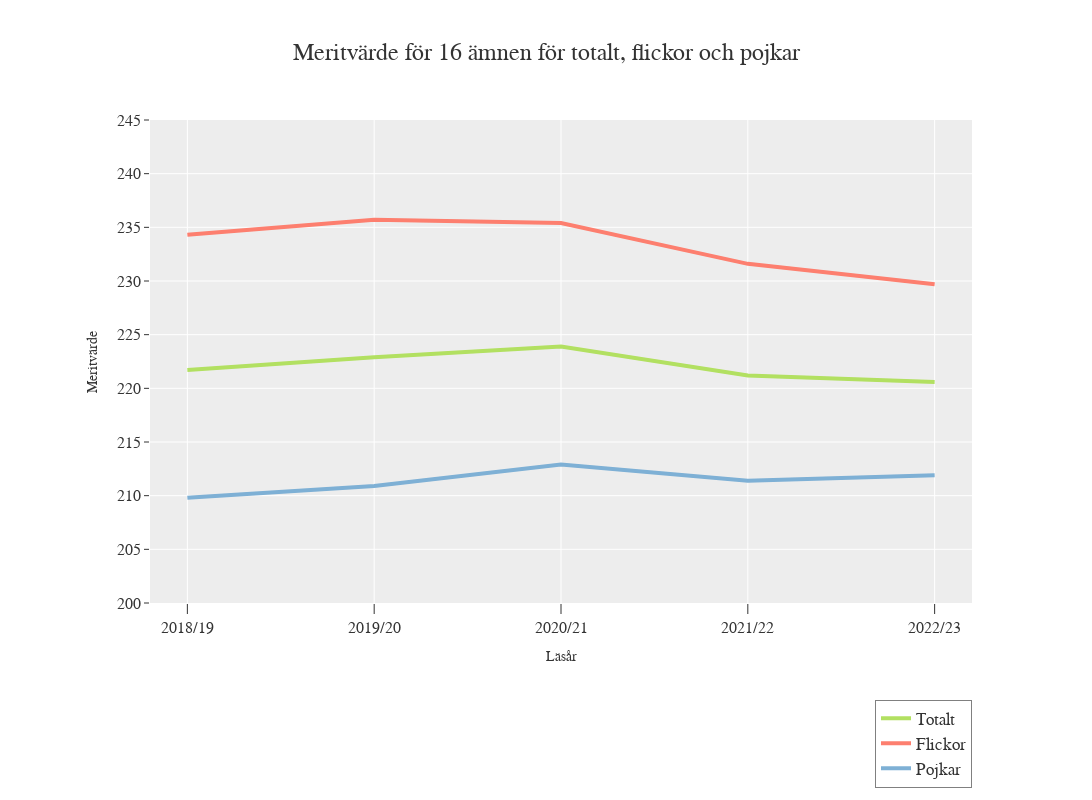

The cell this chart's notebook holds for it:
### Code cell
fig = px.line(df, x=df.index, y=df.columns, title="Meritvärde för 16 ämnen för totalt, flickor och pojkar",
              color_discrete_sequence=custom_colors,
              labels={'index': 'Läsår', 'value': 'Meritvärde', 'variable': 'Kön'})

fig.update_layout(template='ggplot2', font=dict(family='Arial', size=17),
                  xaxis_title="Läsår", yaxis_title="Meritvärde",
                  legend=dict(orientation='v', yanchor='top', y=-0.2, xanchor='right', x=1,
                              traceorder='normal', bordercolor='gray', borderwidth=1, title=None),
                  title=dict(x=0.5),
                  xaxis=dict(ticklen=10, tickfont=dict(size=16)),
                  xaxis_title_font=dict(size=14),
                  yaxis_title_font=dict(size=14),
                   yaxis=dict(range=[200, 245], tickfont=dict(size=16)),
                  margin=dict(l=150, r=120, t=120, b=120),
                  height=800,
                  width=1500)  # Adjust the width of the figure)

fig.update_traces(line=dict(width=4, smoothing=1))

fig.update_xaxes(range=[-0.2,4.2])

fig.show()

### Figure 1 — Plotly figure (JSON) as saved in the notebook; plotly's stock layout.template omitted (floating-point values rounded to 4 significant figures)
{"data": [{"hovertemplate": "Kön=Totalt<br>Unnamed: 0=%{x}<br>Meritvärde=%{y}<extra></extra>", "legendgroup": "Totalt", "line": {"color": "#b2e061", "dash": "solid", "smoothing": 1, "width": 4}, "marker": {"symbol": "circle"}, "mode": "lines", "name": "Totalt", "orientation": "v", "showlegend": true, "type": "scatter", "x": ["2018/19", "2019/20", "2020/21", "2021/22", "2022/23"], "xaxis": "x", "y": [221.7, 222.9, 223.9, 221.2, 220.6], "yaxis": "y"}, {"hovertemplate": "Kön=Flickor<br>Unnamed: 0=%{x}<br>Meritvärde=%{y}<extra></extra>", "legendgroup": "Flickor", "line": {"color": "#fd7f6f", "dash": "solid", "smoothing": 1, "width": 4}, "marker": {"symbol": "circle"}, "mode": "lines", "name": "Flickor", "orientation": "v", "showlegend": true, "type": "scatter", "x": ["2018/19", "2019/20", "2020/21", "2021/22", "2022/23"], "xaxis": "x", "y": [234.3, 235.7, 235.4, 231.6, 229.7], "yaxis": "y"}, {"hovertemplate": "Kön=Pojkar<br>Unnamed: 0=%{x}<br>Meritvärde=%{y}<extra></extra>", "legendgroup": "Pojkar", "line": {"color": "#7eb0d5", "dash": "solid", "smoothing": 1, "width": 4}, "marker": {"symbol": "circle"}, "mode": "lines", "name": "Pojkar", "orientation": "v", "showlegend": true, "type": "scatter", "x": ["2018/19", "2019/20", "2020/21", "2021/22", "2022/23"], "xaxis": "x", "y": [209.8, 210.9, 212.9, 211.4, 211.9], "yaxis": "y"}], "layout": {"font": {"family": "Arial", "size": 17}, "height": 800, "legend": {"bordercolor": "gray", "borderwidth": 1, "orientation": "v", "title": {}, "tracegroupgap": 0, "traceorder": "normal", "x": 1, "xanchor": "right", "y": -0.2, "yanchor": "top"}, "margin": {"b": 120, "l": 150, "r": 120, "t": 120}, "title": {"text": "Meritvärde för 16 ämnen för totalt, flickor och pojkar", "x": 0.5}, "width": 1500, "xaxis": {"anchor": "y", "domain": [0, 1], "range": [-0.2, 4.2], "tickfont": {"size": 16}, "ticklen": 10, "title": {"font": {"size": 14}, "text": "Läsår"}}, "yaxis": {"anchor": "x", "domain": [0, 1], "range": [200, 245], "tickfont": {"size": 16}, "title": {"font": {"size": 14}, "text": "Meritvärde"}}}}
